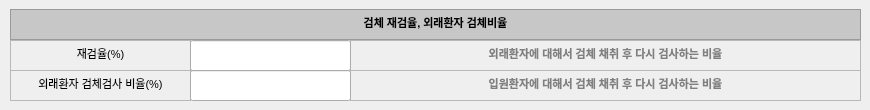
     <widget class="QWidget" name="tab_9">
      <property name="autoFillBackground">
       <bool>true</bool>
      </property>
      <attribute name="title">
       <string>검체</string>
      </attribute>
      <widget class="QTextEdit" name="textEdit_197">
       <property name="enabled">
        <bool>false</bool>
       </property>
       <property name="geometry">
        <rect>
         <x>10</x>
         <y>9</y>
         <width>851</width>
         <height>31</height>
        </rect>
       </property>
       <property name="styleSheet">
        <string notr="true">background-color: rgb(199, 199, 199);</string>
       </property>
       <property name="html">
        <string>&lt;!DOCTYPE HTML PUBLIC &quot;-//W3C//DTD HTML 4.0//EN&quot; &quot;http://www.w3.org/TR/REC-html40/strict.dtd&quot;&gt;
&lt;html&gt;&lt;head&gt;&lt;meta name=&quot;qrichtext&quot; content=&quot;1&quot; /&gt;&lt;style type=&quot;text/css&quot;&gt;
p, li { white-space: pre-wrap; }
&lt;/style&gt;&lt;/head&gt;&lt;body style=&quot; font-family:'맑은 고딕'; font-size:8.25pt; font-weight:400; font-style:normal;&quot;&gt;
&lt;p align=&quot;center&quot; style=&quot; margin-top:0px; margin-bottom:0px; margin-left:0px; margin-right:0px; -qt-block-indent:0; text-indent:0px;&quot;&gt;&lt;span style=&quot; font-size:8pt; font-weight:600; color:#000000;&quot;&gt;검체 재검율, 외래환자 검체비율&lt;/span&gt;&lt;/p&gt;&lt;/body&gt;&lt;/html&gt;</string>
       </property>
      </widget>
      <widget class="QTextEdit" name="textEdit_199">
       <property name="enabled">
        <bool>false</bool>
       </property>
       <property name="geometry">
        <rect>
         <x>10</x>
         <y>70</y>
         <width>181</width>
         <height>31</height>
        </rect>
       </property>
       <property name="html">
        <string>&lt;!DOCTYPE HTML PUBLIC &quot;-//W3C//DTD HTML 4.0//EN&quot; &quot;http://www.w3.org/TR/REC-html40/strict.dtd&quot;&gt;
&lt;html&gt;&lt;head&gt;&lt;meta name=&quot;qrichtext&quot; content=&quot;1&quot; /&gt;&lt;style type=&quot;text/css&quot;&gt;
p, li { white-space: pre-wrap; }
&lt;/style&gt;&lt;/head&gt;&lt;body style=&quot; font-family:'맑은 고딕'; font-size:8.25pt; font-weight:400; font-style:normal;&quot;&gt;
&lt;p align=&quot;center&quot; style=&quot; margin-top:0px; margin-bottom:0px; margin-left:0px; margin-right:0px; -qt-block-indent:0; text-indent:0px;&quot;&gt;&lt;span style=&quot; font-size:8pt; color:#000000;&quot;&gt;외래환자 검체검사 비율(%)&lt;/span&gt;&lt;/p&gt;&lt;/body&gt;&lt;/html&gt;</string>
       </property>
      </widget>
      <widget class="QTextEdit" name="textEdit_201">
       <property name="enabled">
        <bool>false</bool>
       </property>
       <property name="geometry">
        <rect>
         <x>10</x>
         <y>40</y>
         <width>181</width>
         <height>31</height>
        </rect>
       </property>
       <property name="html">
        <string>&lt;!DOCTYPE HTML PUBLIC &quot;-//W3C//DTD HTML 4.0//EN&quot; &quot;http://www.w3.org/TR/REC-html40/strict.dtd&quot;&gt;
&lt;html&gt;&lt;head&gt;&lt;meta name=&quot;qrichtext&quot; content=&quot;1&quot; /&gt;&lt;style type=&quot;text/css&quot;&gt;
p, li { white-space: pre-wrap; }
&lt;/style&gt;&lt;/head&gt;&lt;body style=&quot; font-family:'맑은 고딕'; font-size:8.25pt; font-weight:400; font-style:normal;&quot;&gt;
&lt;p align=&quot;center&quot; style=&quot; margin-top:0px; margin-bottom:0px; margin-left:0px; margin-right:0px; -qt-block-indent:0; text-indent:0px;&quot;&gt;&lt;span style=&quot; font-size:8pt; color:#000000;&quot;&gt;재검율(%)&lt;/span&gt;&lt;/p&gt;&lt;/body&gt;&lt;/html&gt;</string>
       </property>
      </widget>
      <widget class="QLineEdit" name="input_reinspect">
       <property name="geometry">
        <rect>
         <x>190</x>
         <y>40</y>
         <width>161</width>
         <height>31</height>
        </rect>
       </property>
       <property name="text">
        <string/>
       </property>
       <property name="maxLength">
        <number>20</number>
       </property>
       <property name="alignment">
        <set>Qt::AlignCenter</set>
       </property>
      </widget>
      <widget class="QLineEdit" name="input_outpatient">
       <property name="geometry">
        <rect>
         <x>190</x>
         <y>70</y>
         <width>161</width>
         <height>31</height>
        </rect>
       </property>
       <property name="text">
        <string/>
       </property>
       <property name="maxLength">
        <number>20</number>
       </property>
       <property name="alignment">
        <set>Qt::AlignCenter</set>
       </property>
      </widget>
      <widget class="QTextEdit" name="textEdit_352">
       <property name="enabled">
        <bool>false</bool>
       </property>
       <property name="geometry">
        <rect>
         <x>350</x>
         <y>40</y>
         <width>511</width>
         <height>31</height>
        </rect>
       </property>
       <property name="html">
        <string>&lt;!DOCTYPE HTML PUBLIC &quot;-//W3C//DTD HTML 4.0//EN&quot; &quot;http://www.w3.org/TR/REC-html40/strict.dtd&quot;&gt;
&lt;html&gt;&lt;head&gt;&lt;meta name=&quot;qrichtext&quot; content=&quot;1&quot; /&gt;&lt;style type=&quot;text/css&quot;&gt;
p, li { white-space: pre-wrap; }
&lt;/style&gt;&lt;/head&gt;&lt;body style=&quot; font-family:'맑은 고딕'; font-size:8.25pt; font-weight:400; font-style:normal;&quot;&gt;
&lt;p align=&quot;center&quot; style=&quot; margin-top:0px; margin-bottom:0px; margin-left:0px; margin-right:0px; -qt-block-indent:0; text-indent:0px;&quot;&gt;&lt;span style=&quot; font-size:8pt; font-weight:600; color:#7f7f7f;&quot;&gt;외래환자에 대해서 검체 채취 후 다시 검사하는 비율&lt;/span&gt;&lt;/p&gt;&lt;/body&gt;&lt;/html&gt;</string>
       </property>
      </widget>
      <widget class="QTextEdit" name="textEdit_353">
       <property name="enabled">
        <bool>false</bool>
       </property>
       <property name="geometry">
        <rect>
         <x>350</x>
         <y>70</y>
         <width>511</width>
         <height>31</height>
        </rect>
       </property>
       <property name="html">
        <string>&lt;!DOCTYPE HTML PUBLIC &quot;-//W3C//DTD HTML 4.0//EN&quot; &quot;http://www.w3.org/TR/REC-html40/strict.dtd&quot;&gt;
&lt;html&gt;&lt;head&gt;&lt;meta name=&quot;qrichtext&quot; content=&quot;1&quot; /&gt;&lt;style type=&quot;text/css&quot;&gt;
p, li { white-space: pre-wrap; }
&lt;/style&gt;&lt;/head&gt;&lt;body style=&quot; font-family:'맑은 고딕'; font-size:8.25pt; font-weight:400; font-style:normal;&quot;&gt;
&lt;p align=&quot;center&quot; style=&quot; margin-top:0px; margin-bottom:0px; margin-left:0px; margin-right:0px; -qt-block-indent:0; text-indent:0px;&quot;&gt;&lt;span style=&quot; font-size:8pt; font-weight:600; color:#7f7f7f;&quot;&gt;입원환자에 대해서 검체 채취 후 다시 검사하는 비율&lt;/span&gt;&lt;/p&gt;&lt;/body&gt;&lt;/html&gt;</string>
       </property>
      </widget>
      <zorder>textEdit_197</zorder>
      <zorder>textEdit_199</zorder>
      <zorder>textEdit_201</zorder>
      <zorder>textEdit_352</zorder>
      <zorder>textEdit_353</zorder>
      <zorder>input_reinspect</zorder>
      <zorder>input_outpatient</zorder>
     </widget>
